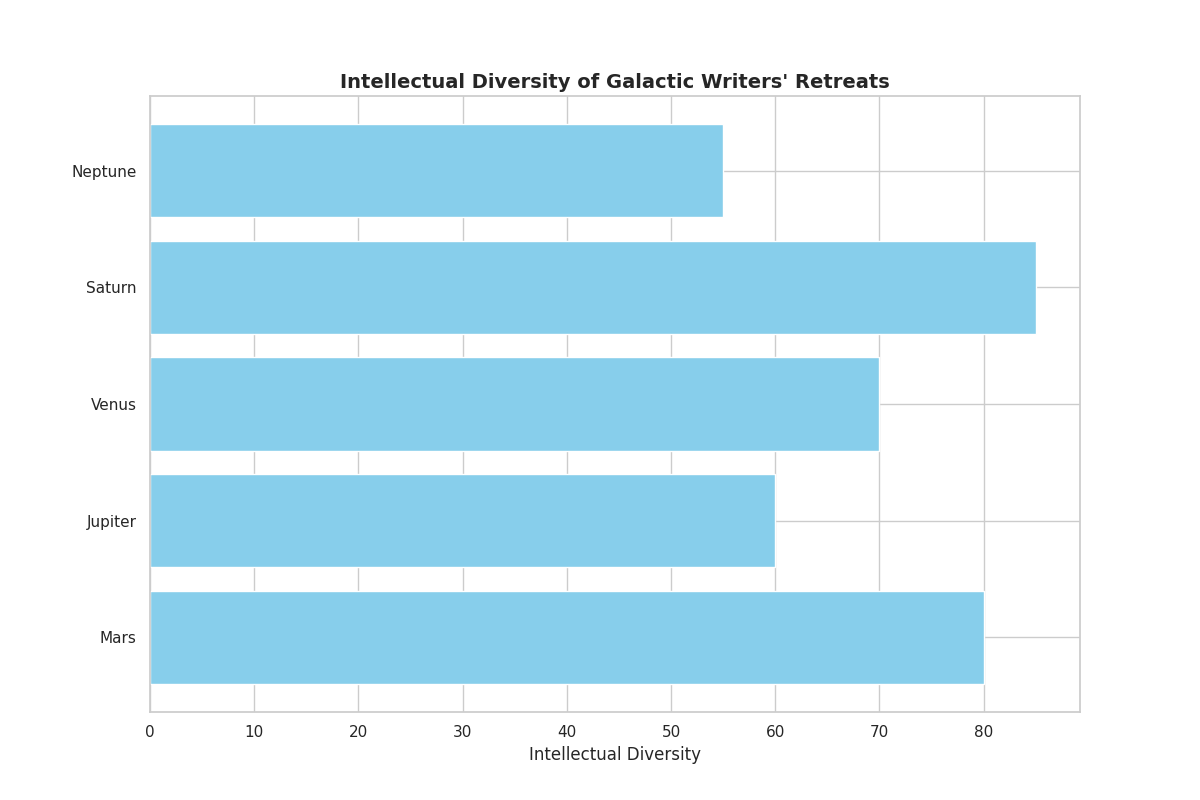

Recreate this plot in Python.
import matplotlib.pyplot as plt
import numpy as np

retreats = ['Mars', 'Jupiter', 'Venus', 'Saturn', 'Neptune']
intellectual_diversity = np.array([80, 60, 70, 85, 55])

fig, ax = plt.subplots(figsize=(12, 8))

ax.barh(retreats, intellectual_diversity, color='skyblue')

ax.set_title("Intellectual Diversity of Galactic Writers' Retreats", fontsize=14, fontweight='bold')
ax.set_xlabel('Intellectual Diversity', fontsize=12)

plt.show()
